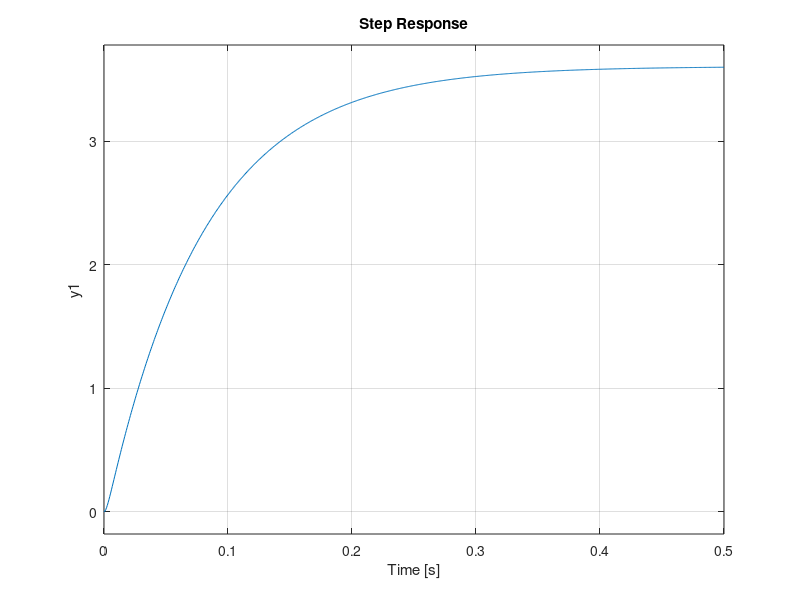
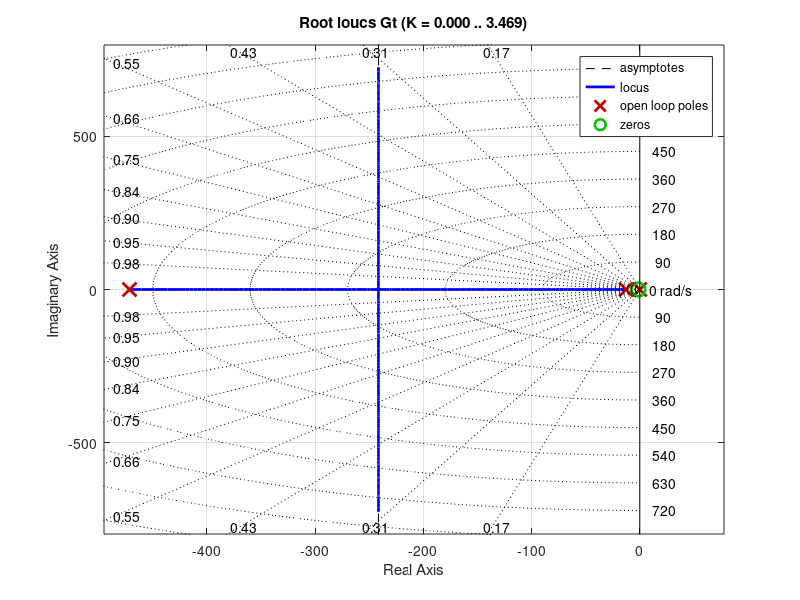

The MATLAB source for these figures, in order:
% Autor: Carlos Juarez
% Fecha: 10 de marzo de 2026
% Descripción: Controladores

% Parámetros del sistema
R = 2.27; % Resistencia (Ohm)
L = 0.0047; % Inductancia (H)
Ka = 0.25;   % Constante de ganancia del amplificador (V/rad/s)
Km = 0.25;   % Constante de ganancia del motor (V/rad/s)
J = 0.00246; % Inercia del rotor (kg*m^2)
B = 0.003026; % Coeficiente de fricción viscosa (N*m*s/rad)

Ass = [-R/L,-Ka/L;Km/J,-B/J];
Bss=[1/L;1/J*0];
Css = [0 1];
Dss = 0;
sys_ee = ss(Ass,Bss,Css,Dss);
step(sys_ee)

num = [Km/(J*L)];
den = [1,B/J+R/L,B*R/J/L+Km*Ka/J/L];

sys_ft = tf(num,den)
figure
step(sys_ft)

% sintonización del proporcional
rlocus(sys_ft)
sgrid

% Integral
Kp = 7.7
Ti = 0.1
Gc = tf([Kp*Ti,1],[Ti,0])
Gt = Gc*sys_ft
rlocus(Gt)
sgrid
